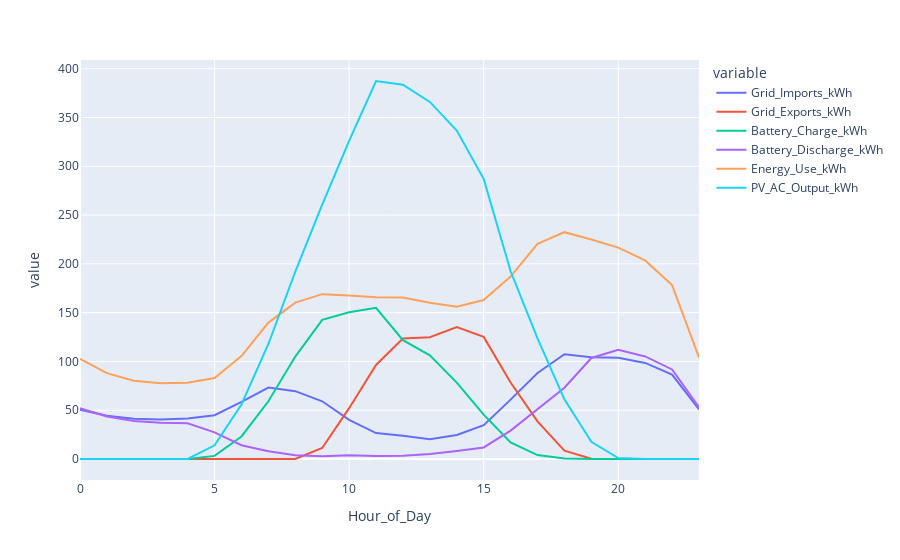

Notebook code for this chart:
### Code cell
px.line(model.grouped.hourly[["Grid_Imports_kWh", "Grid_Exports_kWh", 
                              "Battery_Charge_kWh", "Battery_Discharge_kWh",
                              "Energy_Use_kWh", "PV_AC_Output_kWh"]])

### Figure 1 — Plotly figure (JSON) as saved in the notebook; plotly's stock layout.template omitted (floating-point values rounded to 4 significant figures)
{"data": [{"hovertemplate": "variable=Grid_Imports_kWh<br>Hour_of_Day=%{x}<br>value=%{y}<extra></extra>", "legendgroup": "Grid_Imports_kWh", "line": {"color": "#636efa", "dash": "solid"}, "marker": {"symbol": "circle"}, "mode": "lines", "name": "Grid_Imports_kWh", "orientation": "v", "showlegend": true, "type": "scatter", "x": [0, 1, 2, 3, 4, 5, 6, 7, 8, 9, 10, 11, 12, 13, 14, 15, 16, 17, 18, 19, 20, 21, 22, 23], "xaxis": "x", "y": [50.63, 44.38, 41.3, 40.43, 41.6, 44.82, 58.51, 73.16, 69.53, 59.16, 40.2, 26.54, 23.78, 20.31, 24.59, 34.63, 60.85, 88.12, 107.4, 104.2, 103.7, 98.44, 86.51, 50.9], "yaxis": "y"}, {"hovertemplate": "variable=Grid_Exports_kWh<br>Hour_of_Day=%{x}<br>value=%{y}<extra></extra>", "legendgroup": "Grid_Exports_kWh", "line": {"color": "#EF553B", "dash": "solid"}, "marker": {"symbol": "circle"}, "mode": "lines", "name": "Grid_Exports_kWh", "orientation": "v", "showlegend": true, "type": "scatter", "x": [0, 1, 2, 3, 4, 5, 6, 7, 8, 9, 10, 11, 12, 13, 14, 15, 16, 17, 18, 19, 20, 21, 22, 23], "xaxis": "x", "y": [0, 0, 0, 0, 0, 0, 0, 0, 0.065, 11.27, 52.11, 96.39, 123.5, 124.8, 135.1, 125.2, 78.32, 38.63, 8.463, 0.255, 0, 0, 0, 0], "yaxis": "y"}, {"hovertemplate": "variable=Battery_Charge_kWh<br>Hour_of_Day=%{x}<br>value=%{y}<extra></extra>", "legendgroup": "Battery_Charge_kWh", "line": {"color": "#00cc96", "dash": "solid"}, "marker": {"symbol": "circle"}, "mode": "lines", "name": "Battery_Charge_kWh", "orientation": "v", "showlegend": true, "type": "scatter", "x": [0, 1, 2, 3, 4, 5, 6, 7, 8, 9, 10, 11, 12, 13, 14, 15, 16, 17, 18, 19, 20, 21, 22, 23], "xaxis": "x", "y": [0, 0, 0, 0, 0, 3.196, 23.1, 59.18, 105.0, 142.6, 150.3, 155.0, 121.8, 106.3, 78.33, 45.45, 17.05, 4.029, 0.574, 0.003, 0, 0, 0, 0], "yaxis": "y"}, {"hovertemplate": "variable=Battery_Discharge_kWh<br>Hour_of_Day=%{x}<br>value=%{y}<extra></extra>", "legendgroup": "Battery_Discharge_kWh", "line": {"color": "#ab63fa", "dash": "solid"}, "marker": {"symbol": "circle"}, "mode": "lines", "name": "Battery_Discharge_kWh", "orientation": "v", "showlegend": true, "type": "scatter", "x": [0, 1, 2, 3, 4, 5, 6, 7, 8, 9, 10, 11, 12, 13, 14, 15, 16, 17, 18, 19, 20, 21, 22, 23], "xaxis": "x", "y": [52.1, 43.57, 38.88, 37.16, 36.65, 27.26, 14.13, 7.949, 3.807, 2.911, 3.746, 3.167, 3.36, 5.032, 8.157, 11.84, 29.11, 51.31, 73.03, 103.5, 112.0, 105.1, 91.79, 53.13], "yaxis": "y"}, {"hovertemplate": "variable=Energy_Use_kWh<br>Hour_of_Day=%{x}<br>value=%{y}<extra></extra>", "legendgroup": "Energy_Use_kWh", "line": {"color": "#FFA15A", "dash": "solid"}, "marker": {"symbol": "circle"}, "mode": "lines", "name": "Energy_Use_kWh", "orientation": "v", "showlegend": true, "type": "scatter", "x": [0, 1, 2, 3, 4, 5, 6, 7, 8, 9, 10, 11, 12, 13, 14, 15, 16, 17, 18, 19, 20, 21, 22, 23], "xaxis": "x", "y": [102.7, 87.95, 80.17, 77.58, 78.25, 82.93, 105.5, 139.8, 160.3, 168.9, 167.5, 165.7, 165.5, 160.2, 155.9, 163.0, 187.0, 220.5, 232.5, 225.0, 216.6, 203.5, 178.3, 104.0], "yaxis": "y"}, {"hovertemplate": "variable=PV_AC_Output_kWh<br>Hour_of_Day=%{x}<br>value=%{y}<extra></extra>", "legendgroup": "PV_AC_Output_kWh", "line": {"color": "#19d3f3", "dash": "solid"}, "marker": {"symbol": "circle"}, "mode": "lines", "name": "PV_AC_Output_kWh", "orientation": "v", "showlegend": true, "type": "scatter", "x": [0, 1, 2, 3, 4, 5, 6, 7, 8, 9, 10, 11, 12, 13, 14, 15, 16, 17, 18, 19, 20, 21, 22, 23], "xaxis": "x", "y": [0, 0, 0, 0, 0, 14.05, 55.92, 117.9, 191.9, 260.7, 325.9, 387.4, 383.7, 366.0, 336.6, 287.1, 192.4, 123.7, 61.12, 17.56, 0.943, 0, 0, 0], "yaxis": "y"}], "layout": {"legend": {"title": {"text": "variable"}, "tracegroupgap": 0}, "margin": {"t": 60}, "xaxis": {"anchor": "y", "domain": [0, 1], "title": {"text": "Hour_of_Day"}}, "yaxis": {"anchor": "x", "domain": [0, 1], "title": {"text": "value"}}}}
